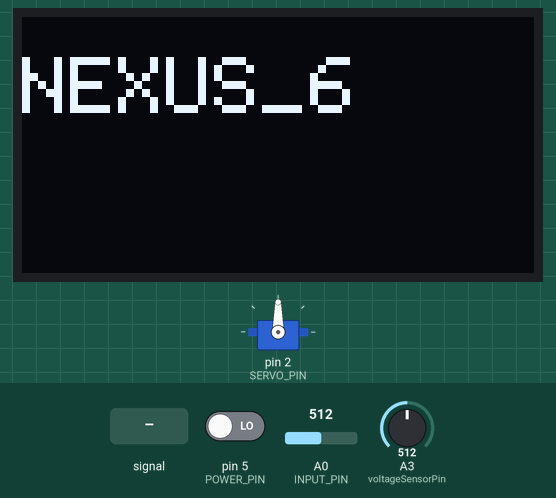
The sketch below on a simulated Arduino Uno, built with avr-gcc and run on an emulated ATmega328P. Parts: servo, 128×64 one-colour display. The test bench sets the inputs (shaded band); at power-on: pin 5 (POWER_PIN) LOW, A0 (INPUT_PIN) = 512, A3 (voltageSensorPin) = 512. What the sketch prints to the serial monitor is not drawn.

Above: at 6.2 s.
6.3 s: A3 (voltageSensorPin) fed a 200 Hz sine of ±255 counts around its level
At 7.2 s:
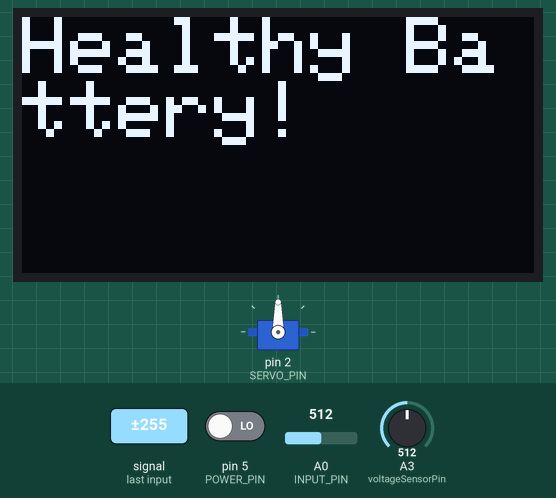
Timing chart, 0 to 9.3 s (numbered marks = the images above; inputs shaded):
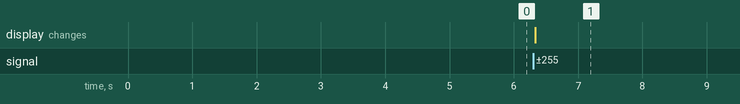

Measured:
- after the input at 6.3 s, the display: changes at once (image 1)

The sketch:

nano_display.ino
```cpp
#include <Servo.h>
// Samples per second
#define SAMPLE_RATE 500

// Make sure to set the same baud rate on your Serial Monitor/Plotter
#define BAUD_RATE 115200

// Change if not using A0 analog pin
#define INPUT_PIN A0

// envelopee buffer size
// High value -> smooth but less responsive
// Low value -> not smooth but responsive
#define BUFFER_SIZE 100

// Servo pin (Change as per your connection)
#define SERVO_PIN 2 // Pin2 for Muscle BioAmp Shield v0.3
#define VIB_PIN 11
#define POWER_PIN 5

// EMG Threshold value, different for each user
// Check by plotting EMG envelopee data on Serial plotter
#define EMG_THRESHOLD 30 //servo activation value

// Servo open & close angles
#define SERVO_START 60 //forward
#define SERVO_MID 90  //center
#define SERVO_END 120 //backword

#include <SPI.h>
#include <Wire.h>
#include <Adafruit_GFX.h>
#include <Adafruit_SSD1306.h>
#define OLED_RESET 4
Adafruit_SSD1306 display(OLED_RESET);


const int voltageSensorPin = A3;          // sensor pin
float vIn;                                // measured voltage (3.3V = max. 16.5V, 5V = max 25V)
float vOut;
float voltageSensorVal;                   // value on pin A3 (0 - 1023)
const float factor = 5.128;               // reduction factor of the Voltage Sensor shield
const float vCC = 5.00;

int circular_buffer[BUFFER_SIZE];
int data_index, sum;
int flag=0;
Servo servo;
// Servo angle
int angle = 90;
// Last gesture timestamp
unsigned long lastGestureTime = 40;
// Delay between two actions
unsigned long gestureDelay = 90;

void setup() {
  // Serial connection begin
  Serial.begin(BAUD_RATE);

   pinMode(POWER_PIN, INPUT);
  // Attach servo
  servo.attach(SERVO_PIN);
  servo.write(angle);

display.begin(SSD1306_SWITCHCAPVCC, 0x3C);
  display.clearDisplay();
  display.setTextSize(2);
  display.setTextColor(WHITE);
  display.setCursor(0, 10);
  display.print("NEXUS_6");
  display.display();
  delay(5000);
   display.clearDisplay();
  display.setTextSize(2);
  display.setTextColor(WHITE);

  // Display battery voltage
  display.setCursor(0, 0);
  display.print("Battery: ");
  display.println(vIn);
}

void loop() {
  // Calculate elapsed time
  static unsigned long past = 0;
  unsigned long present = micros();
  unsigned long interval = present - past;
  past = present;

  // Run timer
  static long timer = 0;
  timer -= interval;

// Display battery voltage
  voltageSensorVal = analogRead(voltageSensorPin);    // read the current sensor value (0 - 1023)
  vOut = (voltageSensorVal / 1024.0) * vCC;           // convert the value to the real voltage on the analog pin
  vIn =  vOut * factor;

  // Sample and get envelope
  if(timer < 0) {
    timer += 1000000 / SAMPLE_RATE;

    // RAW EMG Values
    int sensor_value = analogRead(INPUT_PIN);

    // Filtered EMG
    int signal = EMGFilter(sensor_value);

    // EMG envelopee
    int envelope = getEnvelope(abs(signal));

    // Move servo
    if(envelope > EMG_THRESHOLD)
    {
      servo.write(SERVO_MID);
    }
    else if (digitalRead(POWER_PIN) == HIGH)
    {
      servo.write(SERVO_MID);
    }
    else
    {
      servo.write(SERVO_MID);
    }

    // EMG Raw signal
    Serial.print(signal);
    // Data seprator
    Serial.print(",");
    // EMG envelopee
    Serial.println(envelope);
  }
  if (vIn < 8.5) {
    display.clearDisplay();
    display.setCursor(0, 0);
    display.print("Healthy Battery!");
     display.display();


  }
}

// envelope detection algorithm
int getEnvelope(int abs_emg){
  sum -= circular_buffer[data_index];
  sum += abs_emg;
  circular_buffer[data_index] = abs_emg;
  data_index = (data_index + 1) % BUFFER_SIZE;
  return (sum/BUFFER_SIZE) * 2;
}

// Band-Pass Butterworth IIR digital filter, generated using filter_gen.py.
// Sampling rate: 500.0 Hz, frequency: [74.5, 149.5] Hz.
// Filter is order 4, implemented as second-order sections (biquads).
// Reference:
// https://docs.scipy.org/doc/scipy/reference/generated/scipy.signal.butter.html
// https://courses.ideate.cmu.edu/16-223/f2020/Arduino/FilterDemos/filter_gen.py
float EMGFilter(float input)
{
  float output = input;
  {
    static float z1, z2; // filter section state
    float x = output - 0.05159732*z1 - 0.36347401*z2;
    output = 0.01856301*x + 0.03712602*z1 + 0.01856301*z2;
    z2 = z1;
    z1 = x;
  }
  {
    static float z1, z2; // filter section state
    float x = output - -0.53945795*z1 - 0.39764934*z2;
    output = 1.00000000*x + -2.00000000*z1 + 1.00000000*z2;
    z2 = z1;
    z1 = x;
  }
  {
    static float z1, z2; // filter section state
    float x = output - 0.47319594*z1 - 0.70744137*z2;
    output = 1.00000000*x + 2.00000000*z1 + 1.00000000*z2;
    z2 = z1;
    z1 = x;
  }
  {
    static float z1, z2; // filter section state
    float x = output - -1.00211112*z1 - 0.74520226*z2;
    output = 1.00000000*x + -2.00000000*z1 + 1.00000000*z2;
    z2 = z1;
    z1 = x;
  }
  return output;
}
```
